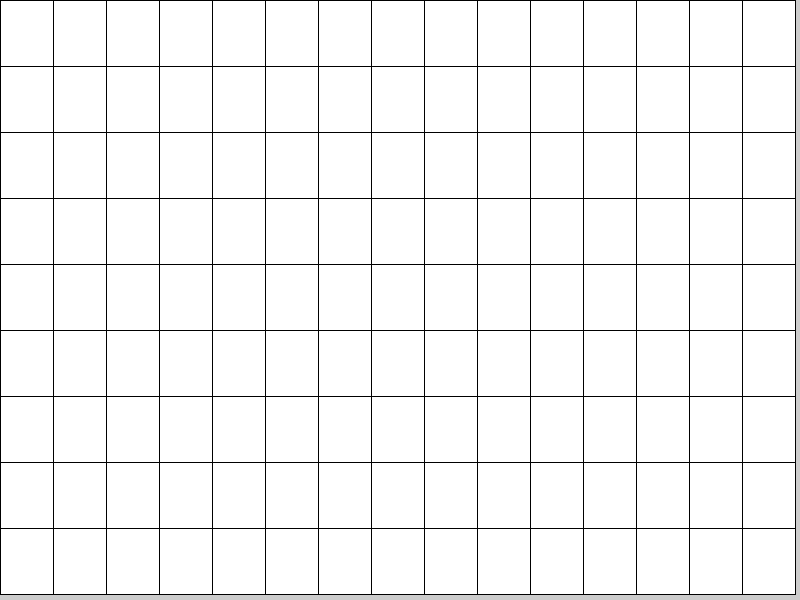
Frame 1 (no input)
Frame 60 (the mouse pressed at the canvas centre just before this capture): identical to frame 1, image omitted
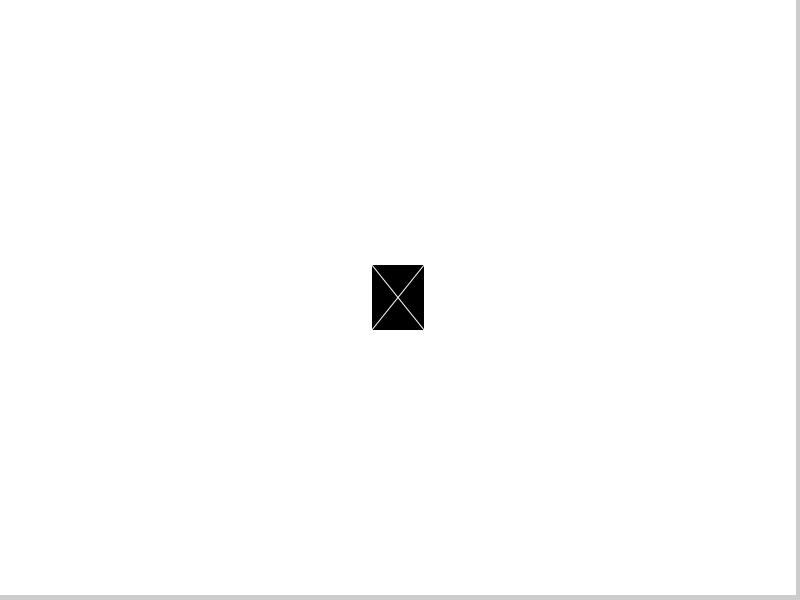
Frame 120 (the mouse held since frame 60 and released just before this capture)

The Processing sketch that drew these frames (run headless with seeded random() and noise(); from frame 60 on, the mouse is pressed at the canvas centre):

// Processing sketch: array_2d_2
// ── array_2d_2.pde
int cantfil = 15;
int cantcol = 9;

boolean [][] estados;

void setup () {
  size(800, 600);
  estados = new boolean[cantfil][cantcol];
}

void draw() {

  float ancho = width / cantfil;
  float alto = height / cantcol;

  for (int i = 0; i < cantfil; i++) {
    for (int j = 0; j < cantcol; j++) {

      float x = i * ancho;
      float y = j * alto;

      if (estados[i][j] == false) {
        fill(255);
        rect(x, y, ancho, alto);
      } else {
        dibujarEstampa(x, y, ancho, alto);
      }
    }
  }
}

void mousePressed() {

  float ancho = width / cantfil;
  float alto = height / cantcol;

  int i = int(mouseX / ancho);
  int j = int(mouseY / alto);

  if (i >= 0 && i < cantfil && j >= 0 && j < cantcol) {
    estados[i][j] = true;
  }
}
void dibujarEstampa(float x, float y, float w, float h) {

  fill(0);
  rect(x, y, w, h);

  stroke(255);
  line(x, y, x + w, y + h);
  line(x + w, y, x, y + h);
}
